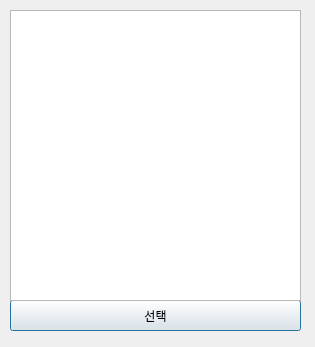
<?xml version="1.0" encoding="UTF-8"?>
<ui version="4.0">
 <class>Guide_reserv</class>
 <widget class="QDialog" name="Guide_reserv">
  <property name="geometry">
   <rect>
    <x>0</x>
    <y>0</y>
    <width>315</width>
    <height>347</height>
   </rect>
  </property>
  <property name="windowTitle">
   <string>Dialog</string>
  </property>
  <widget class="QPushButton" name="slt">
   <property name="geometry">
    <rect>
     <x>10</x>
     <y>300</y>
     <width>291</width>
     <height>31</height>
    </rect>
   </property>
   <property name="text">
    <string>선택</string>
   </property>
  </widget>
  <widget class="QListWidget" name="list">
   <property name="geometry">
    <rect>
     <x>10</x>
     <y>10</y>
     <width>291</width>
     <height>291</height>
    </rect>
   </property>
  </widget>
 </widget>
 <resources/>
 <connections/>
</ui>
